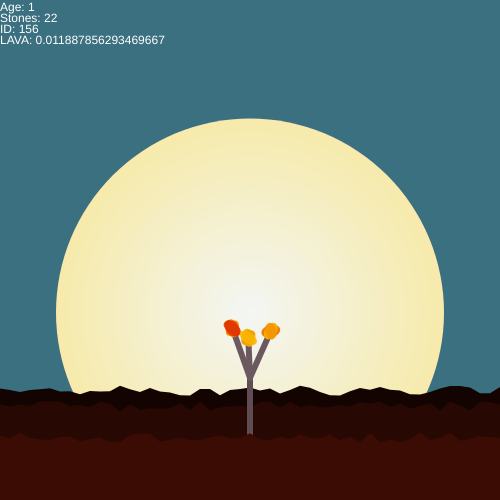
Frame 1 (no input)
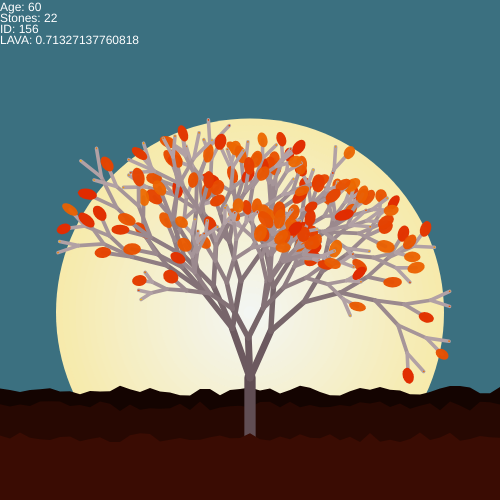
Frame 60 (no input)
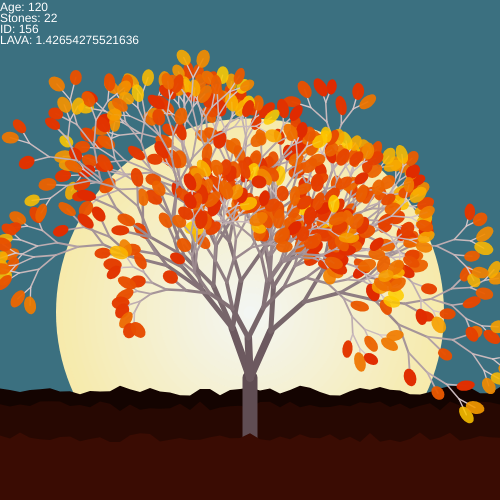
Frame 120 (the mouse pressed at the canvas centre since frame 60)

The p5.js sketch that drew these frames (run headless with seeded random() and noise() and a simulated clock; from frame 60 on, the mouse is pressed at the canvas centre):

// p5.js sketch
// ── sketch.js
var age = 0;
var LAVA = 0;
var maxLava = 500000;
var stones = 22;
var id = 156;
const maxIt = 10;
const minIt = 5;
var dim = 50 + 20 * stones / 30;
const maxAge = 100;
var t;

var leaves;

function setup() {
  createCanvas(500, 500);
  t = new Tree(id);

}

function draw() {
  background(59, 112, 128);

  //background
  sky();

  ground(id, 25 * height / 32, color(20, 4, 1));

  ground(id + 1, 13 * height / 16, color(39, 8, 2));

  //tree
  t.show();

  ground(id + 2, 14 * height / 16, color(58, 12, 3));


  //randomize
  if (keyIsDown(ENTER)) {
    id = Math.floor(random(1000000));
    t = new Tree(id);
    age = 0;
    stones = random(10);
    dim = 50 + 20 * stones / 10.0;
  }

  //age & stats
  age += 1;
  LAVA += random(1);

  fill(255);
  text("Age: " + age, 0, 11);
  text("Stones: " + stones, 0, 22);
  text("ID: " + id, 0, 33);
  text("LAVA: " + LAVA, 0, 44);
}

function sky(){
  noStroke();
  let k = 50;
  for(i = 0.6*k; i > 0; i--){
    fill(lerpColor(color(243, 246, 245), color(255, 207, 0), i/(2*k)));
    circle(width / 2, 5 * height / 8, dim * maxIt * i/k);
  }
}

function ground(seed, h, c) {
  randomSeed(seed);
  fill(c);
  beginShape();
  vertex(0, height);
  let k = 50;
  for (i = 0; i <= k; i++) {
    let x = i * width / k;
    let y = random(-5, 5) + h;
    vertex(x, y);
  }
  vertex(width, height);
  endShape(CLOSE);
}

function leaf(seed, endX, endY, angle, a) {
  randomSeed(seed);
  noStroke();
  fill(lerpColor(color(255, 207, 0, 220), color(224, 41, 0), random(1)));
  let lfsize1 = 10+random(3);
  let lfsize2 = 15+random(5);
  push();
  translate(endX, endY);
  rotate(angle + PI / 2);
  ellipse(0, 0, a * lfsize1, a * lfsize2);
  pop();
}

//tree object
class Tree {

  //tree is fully generated once
  constructor(seed, angle = -HALF_PI, it = 0, size = 1) {

    //init parameters
    this.seed = seed;
    this.angle = angle;
    this.size = size;
    this.stroke = 15 / (1 + it);
    this.c = lerpColor(color(96, 77, 83), color(213, 197, 200), it / maxIt);
    randomSeed(this.seed);

    //generate rest of the tree
    if (it < maxIt) {
      //first time
      if (it == 0) {

        //main branches
        this.left = new Tree(random(999999999), this.angle + random(PI / 12, PI / 5), 1, random(0.6, 0.9));
        this.right = new Tree(random(999999999), this.angle - random(PI / 12, PI / 5), 1, random(0.6, 0.9));

        //optional third branch
        if (stones >= 5) this.middle = new Tree(random(999999999), this.angle + random(-PI / 12, PI / 12), 1, random(0.6, 0.9));

      }

      //rest of the tree
      //at least 2 branches will spawn under minIt iterations
      //from minIt to maxIt branches are not mandatory and have 60% chance of spawning
      else if (it < minIt || random(1) <= 0.6) {

        //main branches
        this.left = new Tree(random(999999999), this.angle + random(PI / 12, PI / 6), it + 1, this.size * random(0.8, 0.95));
        this.right = new Tree(random(999999999), this.angle - random(PI / 12, PI / 6), it + 1, this.size * random(0.8, 0.95));

        //optional middle branch
        if (random(stones * 3) <= stones && it < minIt)
          this.middle = new Tree(random(999999999), this.angle + random(-PI / 12, PI / 12), it + 1, this.size * random(0.6, 0.9));
      }
      //when it reaches maxIt or no branch is spawned it stops
      else {
        this.left = null;
        this.right = null;
        this.middle = null;
      }
    }
  }

  //shows tree
  show1(startX, startY, depth) {

    //how many branches to show in advance
    let k = 2;

    let growPerc = age / maxAge;
    let a = maxIt * growPerc - (depth - k);
    a = a > 1 ? 1 : a;

    //show tree proportionally to age
    if ((depth - k) / maxIt > growPerc) {
      //draw leaf to avoid empty branch before exiting
      leaf(this.seed, startX, startY, this.angle, a);
      return;
    }

    let t = age > maxAge ? 1 : growPerc;
    strokeWeight(this.stroke * t + (1 - t) * 6);
    randomSeed(this.seed);
    stroke(this.c);

    //leaf movement
    let angle2 = depth >= minIt ? this.angle + Math.cos(millis() / 4000) / 4 : this.angle;
    let endX = startX + dim * this.size * Math.cos(angle2) * a;
    let endY = startY + dim * this.size * Math.sin(angle2) * a;
    line(startX, startY, endX, endY);

    //show leaves
    if (this.left == null || this.right == null) {
      leaf(this.seed, endX, endY, this.angle, a);
    }

    //show branches recursively
    if (this.left != null) this.left.show1(endX, endY, depth + 1);
    if (this.right != null) this.right.show1(endX, endY, depth + 1);
    if (this.middle != null) this.middle.show1(endX, endY, depth + 1);

  }

  show() {
    this.show1(width / 2, 7 * height / 8 + 5, 0);
  }

}
